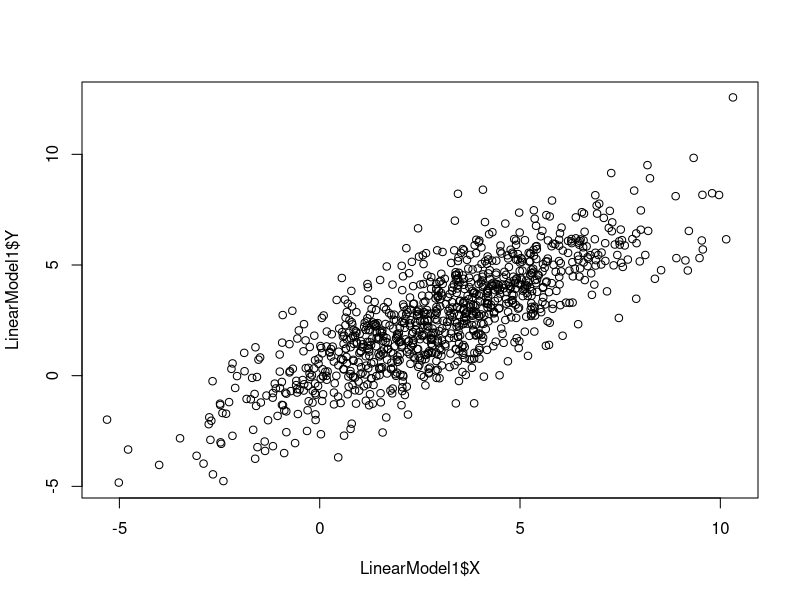
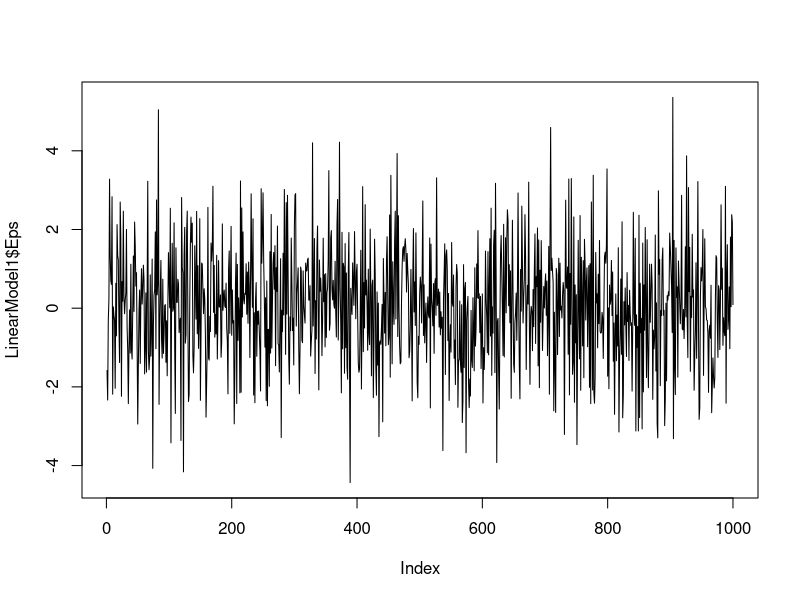
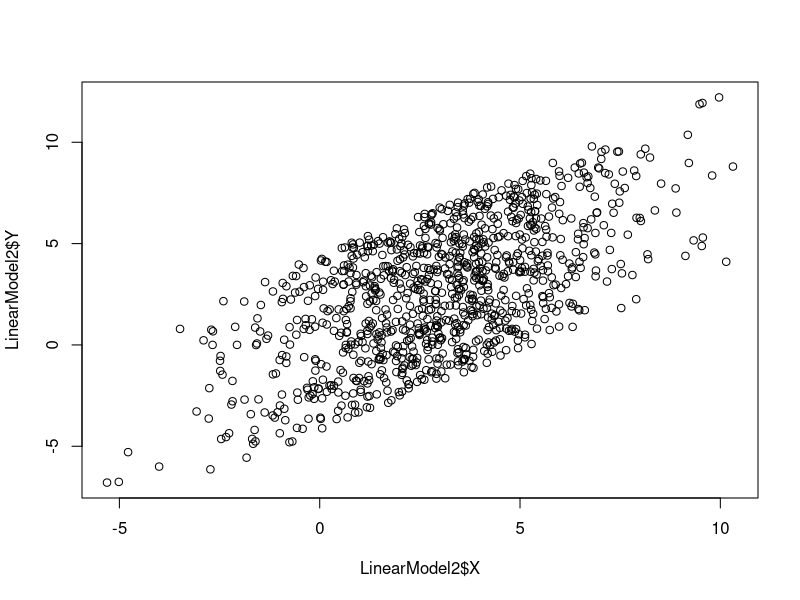
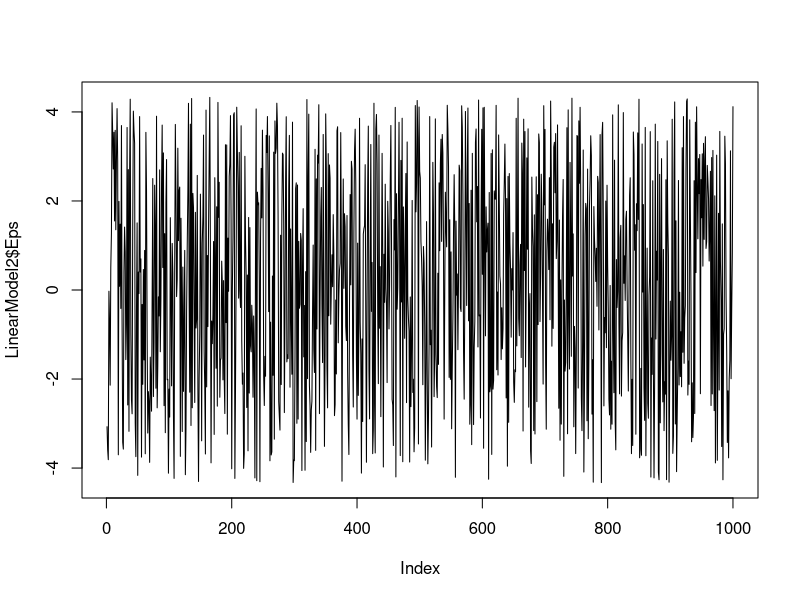
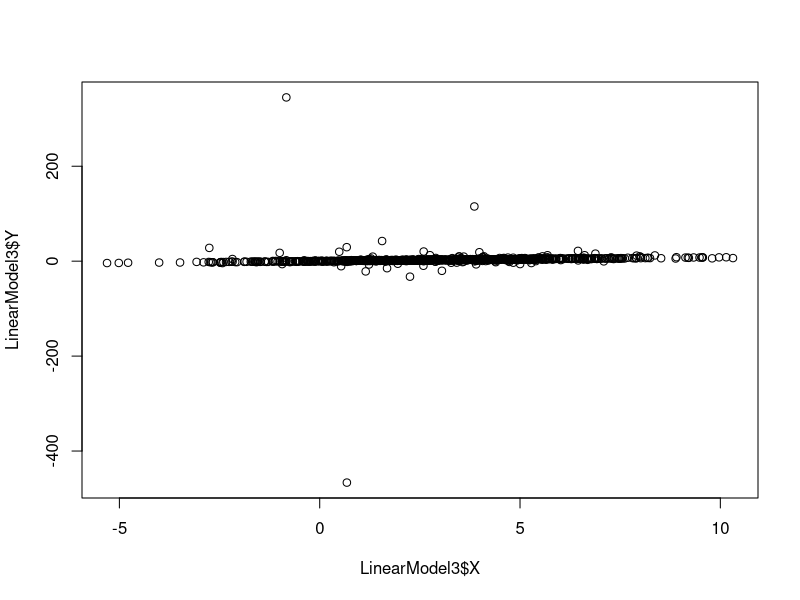
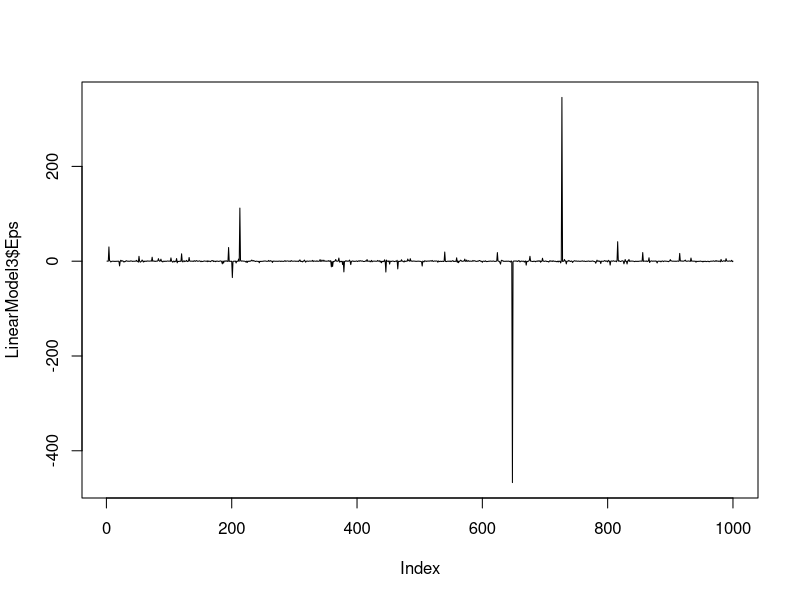
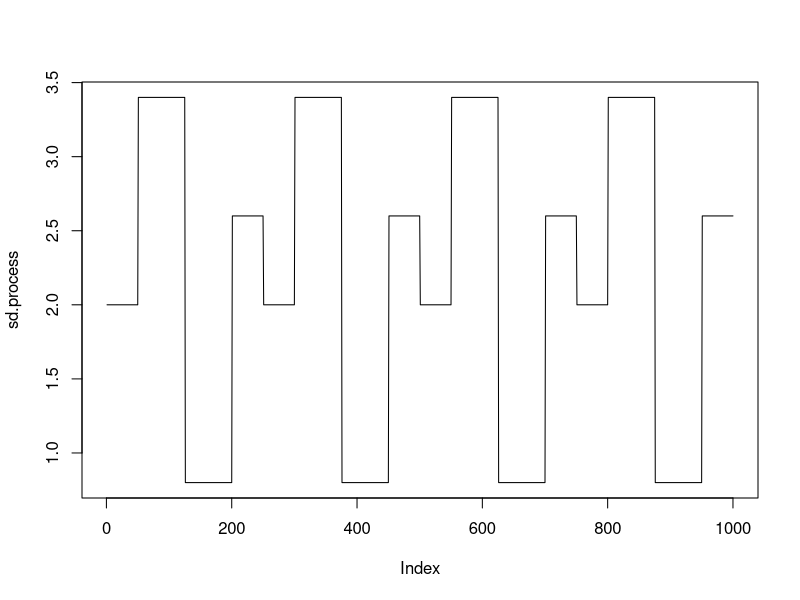
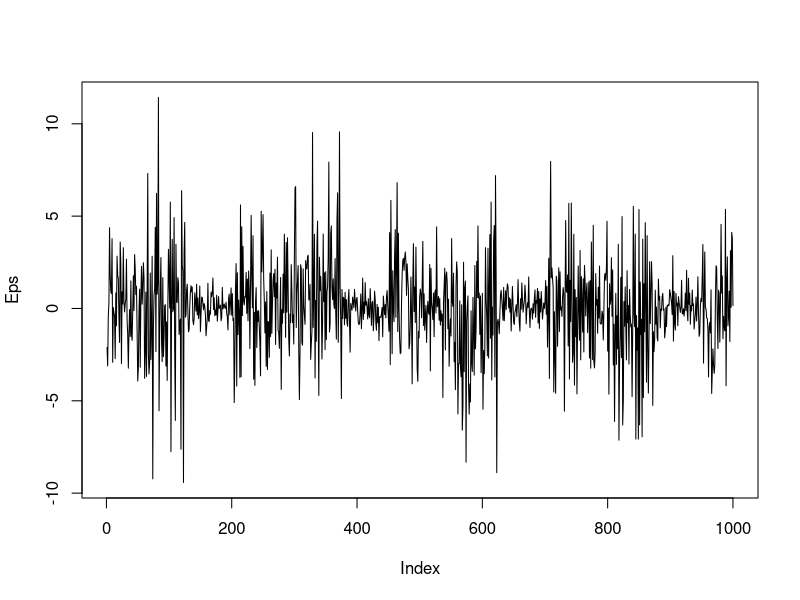

Write the R code that produced these figures, in order.
## ---- chunk 1
knitr::opts_chunk$set(echo = TRUE)
## ---- chunk 2
# Slope and Intercept
a <- 0.8; b <- 0.1
nSample <- 1000
## ---- chunk 3
set.seed(111)
X = rnorm(nSample, 3, 2.5)

set.seed(1112131415)
Eps = rnorm(nSample, 0, 1.5)

Y = a*X + b + Eps

LinearModel1 = data.frame(Y, X, Eps)

head(LinearModel1)
## ---- chunk 4
plot(LinearModel1$X,LinearModel1$Y)
## ---- chunk 5
plot(LinearModel1$Eps,type="l")
## ---- chunk 6
set.seed(1112131415)
Eps = runif(nSample, -4.33, 4.33)

Y = a*X + b + Eps

LinearModel2 = data.frame(Y, X, Eps)

head(LinearModel2)
## ---- chunk 7
plot(LinearModel2$X,LinearModel2$Y)
## ---- chunk 8
plot(LinearModel2$Eps,type="l")
## ---- chunk 9
set.seed(1112131415)
Eps <- rcauchy(nSample, 0, 0.3)
Y = a*X + b + Eps

LinearModel3 = data.frame(X, Y, Eps)

head(LinearModel3)
## ---- chunk 10
plot(LinearModel3$X,LinearModel3$Y)
## ---- chunk 11
plot(LinearModel3$Eps,type="l")
## ---- chunk 12
sd(LinearModel3$Eps)
## ---- chunk 13
Eps1<-rcauchy(n=nSample,location=0,scale=.3)
Eps2<-rcauchy(n=nSample,location=0,scale=.3)
Eps3<-rcauchy(n=nSample,location=0,scale=.3)
Eps4<-rcauchy(n=nSample,location=0,scale=.3)
Eps5<-rcauchy(n=nSample,location=0,scale=.3)
c(sd(Eps1),sd(Eps2),sd(Eps3),sd(Eps4),sd(Eps5))
## ---- chunk 14
sd.Values<-c(2,3.4,.8,2.6)
sd.process<-rep(c(rep(sd.Values[1],50),
                  rep(sd.Values[2],75),
                  rep(sd.Values[3],75),
                  rep(sd.Values[4],50)),
            4)
            
plot(sd.process,type="l")
## ---- chunk 15
set.seed(1112131415);
Eps<-rnorm(nSample)*sd.process
## ---- chunk 16
plot(Eps,type="l")
## ---- chunk 17
Xvariable<-(100*floor(min(Eps))):(100*ceiling(max(Eps)))
Xvariable<-Xvariable/100
# Plot the sample distribution and the theo. distribution
plot(Xvariable,dnorm(Xvariable,mean=mean(Eps),sd=sd(Eps)),type="l",
      ylim=c(0,.3),col="black",ylab="Distribution of Eps",xlab="")
lines(density(Eps),col="red")
## ---- chunk 18
Y <- a*X+b+Eps
LinearModel4 <- data.frame(Y, X)
plot(LinearModel4$X,LinearModel4$Y)
## ---- chunk 19
# Theoretical Rho^2
# Theoretical.Rho.Squared<-(a*sd.X)^2/((a*sd.X)^2+sd.Eps^2)
# Theoretical.Rho.Squared
## ---- chunk 20
c(cor(LinearModel1$X,LinearModel1$Y)^2,
  cor(LinearModel2$X,LinearModel2$Y)^2,
  cor(LinearModel3$X,LinearModel3$Y)^2,
  cor(LinearModel4$X,LinearModel4$Y)^2)
## ---- chunk 21
m1<-lm(Y~X,data=LinearModel1)
## ---- chunk 22
summary(m1)
## ---- chunk 23
names(summary(m1))
## ---- chunk 24
summary(m1)$r.squared
## ---- chunk 25
summary(m1)$coeff
## ---- chunk 26
summary(m1)$sigma^2
## ---- chunk 27
var(summary(m1)$residuals)
## ---- chunk 28
var(summary(m1)$residuals)*999/998
## ---- chunk 29

## ---- chunk 30

## ---- chunk 31

## ---- chunk 32

## ---- chunk 33

## ---- chunk 34

## ---- chunk 35

## ---- chunk 36

## ---- chunk 37

